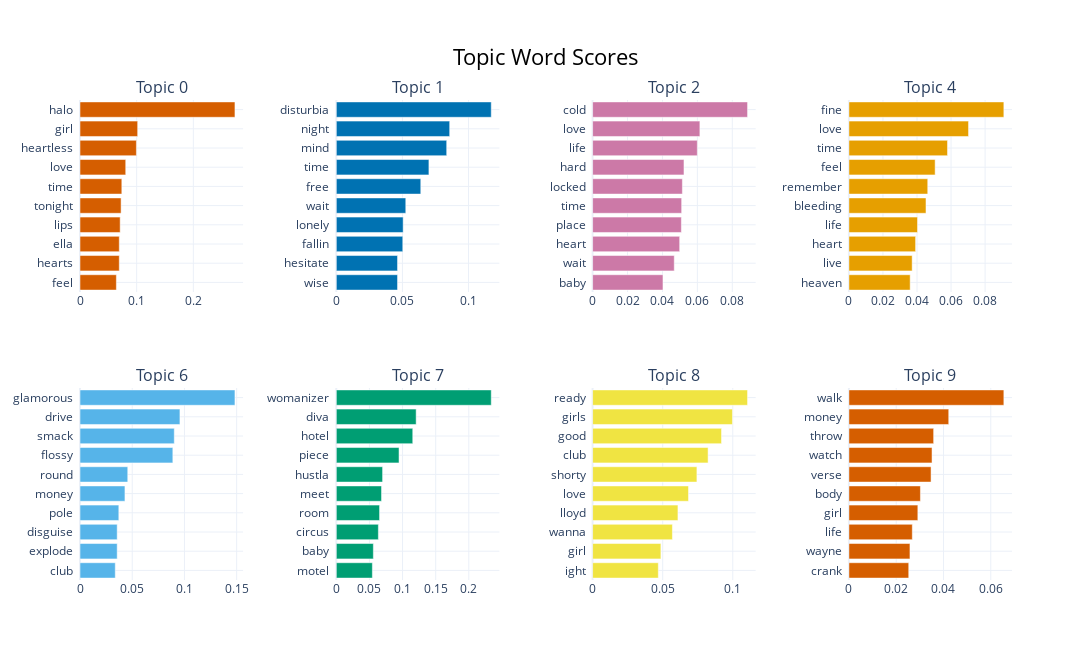

This figure's notebook cell:
### Code cell
topic_model.visualize_barchart(width=280, height=330, top_n_topics=8, n_words=20)

### Figure 1 — Plotly figure (JSON) as saved in the notebook; plotly's stock layout.template omitted (floating-point values rounded to 4 significant figures)
{"data": [{"marker": {"color": "#D55E00"}, "orientation": "h", "type": "bar", "x": [0.06419, 0.0693, 0.06933, 0.0709, 0.07252, 0.07381, 0.08069, 0.09954, 0.1018, 0.2735], "xaxis": "x", "y": ["feel  ", "hearts  ", "ella  ", "lips  ", "tonight  ", "time  ", "love  ", "heartless  ", "girl  ", "halo  "], "yaxis": "y"}, {"marker": {"color": "#0072B2"}, "orientation": "h", "type": "bar", "x": [0.0463, 0.0463, 0.05026, 0.05056, 0.05254, 0.06388, 0.07004, 0.08348, 0.08574, 0.1172], "xaxis": "x2", "y": ["wise  ", "hesitate  ", "fallin  ", "lonely  ", "wait  ", "free  ", "time  ", "mind  ", "night  ", "disturbia  "], "yaxis": "y2"}, {"marker": {"color": "#CC79A7"}, "orientation": "h", "type": "bar", "x": [0.04031, 0.04676, 0.04987, 0.05083, 0.051, 0.05141, 0.05233, 0.05997, 0.06144, 0.08874], "xaxis": "x3", "y": ["baby  ", "wait  ", "heart  ", "place  ", "time  ", "locked  ", "hard  ", "life  ", "love  ", "cold  "], "yaxis": "y3"}, {"marker": {"color": "#E69F00"}, "orientation": "h", "type": "bar", "x": [0.03599, 0.03716, 0.03917, 0.04029, 0.04528, 0.04631, 0.05065, 0.05792, 0.07027, 0.09101], "xaxis": "x4", "y": ["heaven  ", "live  ", "heart  ", "life  ", "bleeding  ", "remember  ", "feel  ", "time  ", "love  ", "fine  "], "yaxis": "y4"}, {"marker": {"color": "#56B4E9"}, "orientation": "h", "type": "bar", "x": [0.03376, 0.03561, 0.03561, 0.03716, 0.04303, 0.04572, 0.08889, 0.09025, 0.09568, 0.1483], "xaxis": "x5", "y": ["club  ", "explode  ", "disguise  ", "pole  ", "money  ", "round  ", "flossy  ", "smack  ", "drive  ", "glamorous  "], "yaxis": "y5"}, {"marker": {"color": "#009E73"}, "orientation": "h", "type": "bar", "x": [0.05443, 0.05593, 0.0635, 0.06527, 0.06826, 0.06987, 0.09466, 0.1154, 0.1205, 0.2339], "xaxis": "x6", "y": ["motel  ", "baby  ", "circus  ", "room  ", "meet  ", "hustla  ", "piece  ", "hotel  ", "diva  ", "womanizer  "], "yaxis": "y6"}, {"marker": {"color": "#F0E442"}, "orientation": "h", "type": "bar", "x": [0.04687, 0.04872, 0.05694, 0.06088, 0.06842, 0.07441, 0.08239, 0.09197, 0.09977, 0.1105], "xaxis": "x7", "y": ["ight  ", "girl  ", "wanna  ", "lloyd  ", "love  ", "shorty  ", "club  ", "good  ", "girls  ", "ready  "], "yaxis": "y7"}, {"marker": {"color": "#D55E00"}, "orientation": "h", "type": "bar", "x": [0.0253, 0.02582, 0.02681, 0.02915, 0.03024, 0.03474, 0.03516, 0.03584, 0.04222, 0.06553], "xaxis": "x8", "y": ["crank  ", "wayne  ", "life  ", "girl  ", "body  ", "verse  ", "watch  ", "throw  ", "money  ", "walk  "], "yaxis": "y8"}], "layout": {"annotations": [{"font": {"size": 16}, "showarrow": false, "text": "Topic 0", "x": 0.0875, "xanchor": "center", "xref": "paper", "y": 1, "yanchor": "bottom", "yref": "paper"}, {"font": {"size": 16}, "showarrow": false, "text": "Topic 1", "x": 0.3625, "xanchor": "center", "xref": "paper", "y": 1, "yanchor": "bottom", "yref": "paper"}, {"font": {"size": 16}, "showarrow": false, "text": "Topic 2", "x": 0.6375, "xanchor": "center", "xref": "paper", "y": 1, "yanchor": "bottom", "yref": "paper"}, {"font": {"size": 16}, "showarrow": false, "text": "Topic 4", "x": 0.9125, "xanchor": "center", "xref": "paper", "y": 1, "yanchor": "bottom", "yref": "paper"}, {"font": {"size": 16}, "showarrow": false, "text": "Topic 6", "x": 0.0875, "xanchor": "center", "xref": "paper", "y": 0.4, "yanchor": "bottom", "yref": "paper"}, {"font": {"size": 16}, "showarrow": false, "text": "Topic 7", "x": 0.3625, "xanchor": "center", "xref": "paper", "y": 0.4, "yanchor": "bottom", "yref": "paper"}, {"font": {"size": 16}, "showarrow": false, "text": "Topic 8", "x": 0.6375, "xanchor": "center", "xref": "paper", "y": 0.4, "yanchor": "bottom", "yref": "paper"}, {"font": {"size": 16}, "showarrow": false, "text": "Topic 9", "x": 0.9125, "xanchor": "center", "xref": "paper", "y": 0.4, "yanchor": "bottom", "yref": "paper"}], "height": 660, "hoverlabel": {"bgcolor": "white", "font": {"family": "Rockwell", "size": 16}}, "showlegend": false, "title": {"font": {"color": "Black", "size": 22}, "text": "Topic Word Scores", "x": 0.5, "xanchor": "center", "yanchor": "top"}, "width": 1120, "xaxis": {"anchor": "y", "domain": [0, 0.175], "showgrid": true}, "xaxis2": {"anchor": "y2", "domain": [0.275, 0.45], "showgrid": true}, "xaxis3": {"anchor": "y3", "domain": [0.55, 0.725], "showgrid": true}, "xaxis4": {"anchor": "y4", "domain": [0.825, 1], "showgrid": true}, "xaxis5": {"anchor": "y5", "domain": [0, 0.175], "showgrid": true}, "xaxis6": {"anchor": "y6", "domain": [0.275, 0.45], "showgrid": true}, "xaxis7": {"anchor": "y7", "domain": [0.55, 0.725], "showgrid": true}, "xaxis8": {"anchor": "y8", "domain": [0.825, 1], "showgrid": true}, "yaxis": {"anchor": "x", "domain": [0.6, 1], "showgrid": true}, "yaxis2": {"anchor": "x2", "domain": [0.6, 1], "showgrid": true}, "yaxis3": {"anchor": "x3", "domain": [0.6, 1], "showgrid": true}, "yaxis4": {"anchor": "x4", "domain": [0.6, 1], "showgrid": true}, "yaxis5": {"anchor": "x5", "domain": [0, 0.4], "showgrid": true}, "yaxis6": {"anchor": "x6", "domain": [0, 0.4], "showgrid": true}, "yaxis7": {"anchor": "x7", "domain": [0, 0.4], "showgrid": true}, "yaxis8": {"anchor": "x8", "domain": [0, 0.4], "showgrid": true}}}
